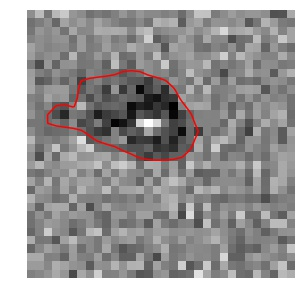
#> input picture segmented_particle/21_seg.jpg, 305 x 302 px
$ jupyter execute --allow-errors getContour.ipynb   (shell and % lines are left out)   (Python 2 division)
#> lines starting #> are read from the running program, lines starting #| are printed output that depends on the picture; after the words box and inside, x2 and y2 are one past the last pixel; in counts of white or black regions, pixels touching at a corner belong together
[cell 1]
import cv2
import numpy as np
import matplotlib.pyplot as plt

filename = 'segmented_particle/21_seg.jpg'

image = cv2.imread(filename)
#> image is the input picture: shape (302, 305, 3); mean B, G, R 158, 158.1, 159.7
plt.imshow(image)
plt.show()

[cell 2]
boundaries = [
	([17, 15, 100], [50, 56, 200]),
	([86, 31, 4], [220, 88, 50]),
	([25, 146, 190], [62, 174, 250]),
	([103, 86, 65], [145, 133, 128])
]
lower = np.array([17, 15, 100])#np.array(boundaries[0][0])
upper = np.array([50, 56, 200])#np.array(boundaries[0][1])

mask = cv2.inRange(image, lower, upper)
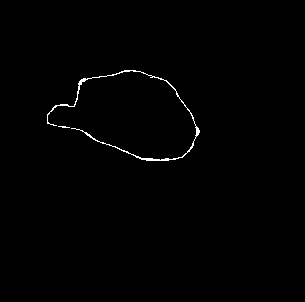
#> mask: shape (302, 305); 0.63% white in thin lines or dots, all inside (x1, y1, x2, y2) = (47, 70, 200, 161)
output = cv2.bitwise_and(image, image, mask=mask)
width, height = output.shape[:2]
#> width = 302; height = 305
#output = cv2.resize(output,(32,32), interpolation = cv2.INTER_LINEAR)

[cell 3]
img = cv2.cvtColor(output, cv2.COLOR_BGR2GRAY)
#> (the rest of this cell did not finish here and is left out)


$ run again, with segmented_particle/31_seg.jpg copied over segmented_particle/21_seg.jpg
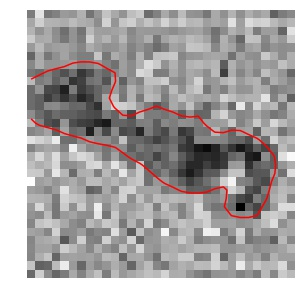
#> input picture segmented_particle/31_seg.jpg, 305 x 302 px
#> image is the input picture: shape (302, 305, 3); mean B, G, R 170.1, 170.1, 172.8
#> `mask = cv2.inRange(image, lower, upper)`:
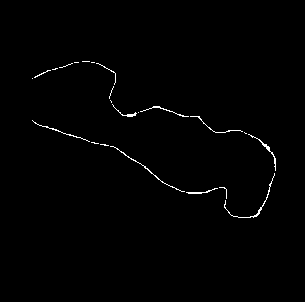
#> mask: shape (302, 305); 0.81% white in thin lines or dots, all inside (x1, y1, x2, y2) = (32, 61, 276, 218)
